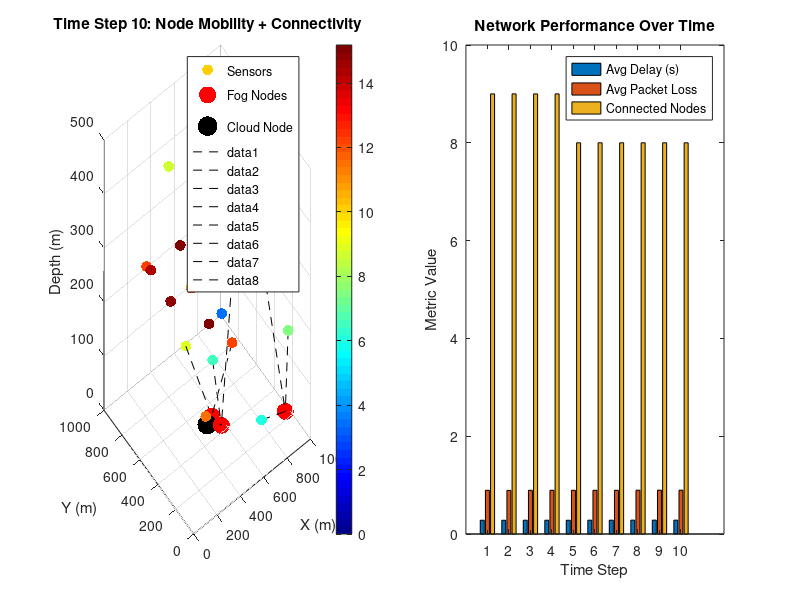

Here is the MATLAB script that generated this plot:
%% STEP 1: ENVIRONMENT SETUP
Lx = 1000; Ly = 1000; Lz = 500;
N = 20; F = 3;
T = 10;     % number of simulation time steps
% Random initial positions for underwater sensor nodes
nodes = [Lx*rand(N,1), Ly*rand(N,1), Lz*rand(N,1)];
% Random fog nodes (fixed at surface)
fogNodes = [Lx*rand(F,1), Ly*rand(F,1), zeros(F,1)];
cloudNode = [Lx/2, Ly/2, 0];
fprintf('--- Underwater Environment Initialized ---\n');
%% Communication parameters
c = 1500;             % speed of sound (m/s)
freq = 25e3;          % frequency (Hz)
f = freq/1000;        % convert to kHz
alpha = 0.11*f^2 / (1+f^2) + 44*f^2 / (4100+f^2) + 2.75e-4*f^2 + 0.003; % Thorp attenuation
maxRange = 400;       % maximum communication range (m)
%% Initialize tracking variables
avgDelayHist = zeros(T,1);
avgPacketLossHist = zeros(T,1);
connectedNodesHist = zeros(T,1);
%% Simulation loop (Mobility + Communication)
for t = 1:T
   fprintf('\n=== Time Step %d ===\n', t);
   %% Sensing Layer - Data generation
   temperature = 10 + 5*randn(N,1);
   salinity = 30 + 2*randn(N,1);
   depth = nodes(:,3);
   %% Communication Layer
   dist = pdist2(nodes, fogNodes);
   [minDist, assignedFog] = min(dist, [], 2);
   delay = minDist / c;  % propagation delay (s)
   attenuation = 10.^(-alpha .* minDist/1000 / 10);
   %% Packet Loss Model
   % Assume packet loss increases exponentially with distance & attenuation
   packetLoss = 1 - exp(-0.005 * minDist) .* attenuation;
   packetLoss(packetLoss > 1) = 1;
   packetLoss(packetLoss < 0) = 0;
   avgDelayHist(t) = mean(delay);
   avgPacketLossHist(t) = mean(packetLoss);
   connectedNodesHist(t) = sum(minDist <= maxRange);
   %% Networking Layer
   fprintf('--- Networking Layer ---\n');
   for i = 1:N
       if minDist(i) <= maxRange
           fprintf('Node %2d -> Fog %d | Dist = %.1f m | Loss = %.2f%%\n', ...
               i, assignedFog(i), minDist(i), packetLoss(i)*100);
       else
           fprintf('Node %2d -> Out of Range (%.1f m)\n', i, minDist(i));
       end
   end
   %% Fog & Cloud Layers (simplified)
   fusedData = zeros(F,2);
   for f = 1:F
       localIdx = find(assignedFog == f & minDist <= maxRange);
       if isempty(localIdx), continue; end
       fusedData(f,1) = mean(temperature(localIdx));
       fusedData(f,2) = mean(salinity(localIdx));
   end
   predTemp = mean(fusedData(fusedData(:,1)~=0,1));
   %% Application Layer
   threshold = mean(fusedData(:,1),'omitnan') + 2;
   anomalyNodes = find(temperature > threshold);
   if ~isempty(anomalyNodes)
       fprintf('Anomalies: %s\n', mat2str(anomalyNodes'));
   end
   %% Visualization (Dynamic Network Plot)
   figure(1); clf;
   subplot(1,2,1);
   scatter3(nodes(:,1), nodes(:,2), nodes(:,3), 60, temperature, 'filled'); hold on;
   scatter3(fogNodes(:,1), fogNodes(:,2), fogNodes(:,3), 150, 'r', 'filled');
   scatter3(cloudNode(1), cloudNode(2), cloudNode(3), 200, 'k', 'filled');
   title(sprintf('Time Step %d: Node Mobility + Connectivity', t));
   xlabel('X (m)'); ylabel('Y (m)'); zlabel('Depth (m)');
   legend('Sensors','Fog Nodes','Cloud Node','Location','best');
   colormap('jet'); colorbar;
   % draw connections
   for i = 1:N
       if minDist(i) <= maxRange
           f = assignedFog(i);
           plot3([nodes(i,1), fogNodes(f,1)], ...
                 [nodes(i,2), fogNodes(f,2)], ...
                 [nodes(i,3), fogNodes(f,3)], 'k--');
       end
   end
   grid on; axis([0 Lx 0 Ly 0 Lz]);
   subplot(1,2,2);
   bar([avgDelayHist(1:t), avgPacketLossHist(1:t), connectedNodesHist(1:t)]);
   xlabel('Time Step');
   ylabel('Metric Value');
   legend('Avg Delay (s)','Avg Packet Loss','Connected Nodes','Location','best');
   title('Network Performance Over Time');
   drawnow;
   %% Mobility Model (Random Drift)
   drift = 5 * randn(N,3);  % random movement (±5 m per axis)
   nodes = nodes + drift;
   % keep within boundaries
   nodes(:,1) = min(max(nodes(:,1),0),Lx);
   nodes(:,2) = min(max(nodes(:,2),0),Ly);
   nodes(:,3) = min(max(nodes(:,3),0),Lz);
   pause(0.5);
end
fprintf('\n Simulation completed with mobility and packet loss modeling.\n');